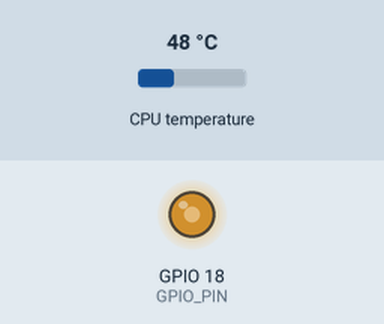
Recording of a program running on a simulated Raspberry Pi (BCM pin numbers). Parts: output pins drawn as LEDs (lit = HIGH). The test bench sets the inputs (shaded band); at power-on: CPU temperature 48 °C.

Above: at 1.2 s.
1.3 s: CPU temperature set to 42 °C
11.3 s: CPU temperature set to 39 °C
At 21.1 s:
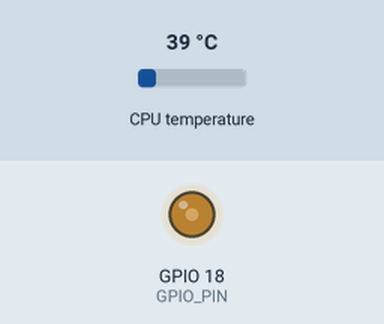
21.5 s: CPU temperature set to 58 °C
At 30.5 s:
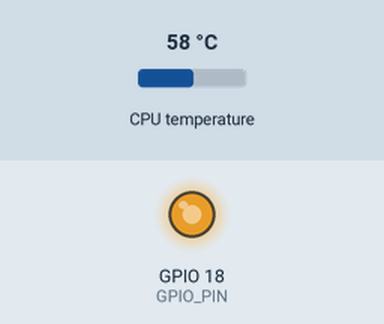
31.5 s: CPU temperature set to 52 °C
41.5 s: CPU temperature set to 49 °C
At 50.4 s:
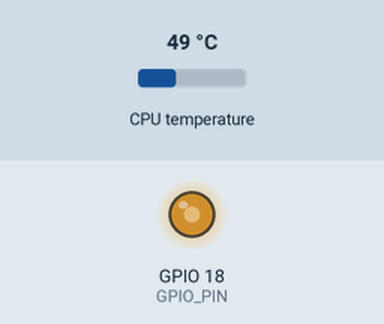
51.5 s: CPU temperature set to 31 °C
At 61.0 s:
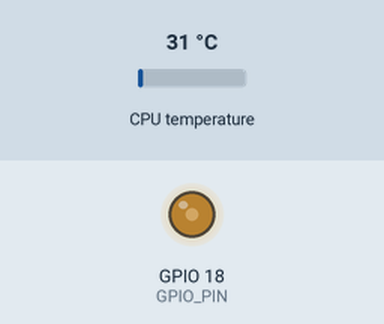
Timing chart, 0 to 62.5 s (numbered marks = the images above; inputs shaded):
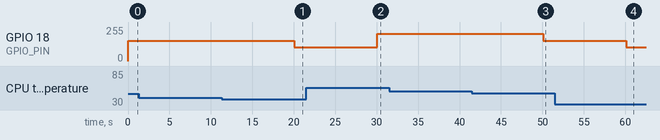

Measured:
- the behaviour switches between 41 and 40 °C on CPU temperature (found by bisection; images 0 and 1)
- the behaviour switches between 51 and 50 °C on CPU temperature (found by bisection; images 2 and 3)
- after the input at 1.3 s, every drawn part: stays the same
- after the input at 11.3 s, GPIO 18 (GPIO_PIN): 153/255 → 102/255 after 8.7 s
- after the input at 21.5 s, GPIO 18 (GPIO_PIN): 102/255 → 204/255 after 8.6 s
- after the input at 31.5 s, every drawn part: stays the same
- after the input at 41.5 s, GPIO 18 (GPIO_PIN): 204/255 → 153/255 after 8.6 s
- after the input at 51.5 s, GPIO 18 (GPIO_PIN): 153/255 → 102/255 after 8.6 s

The program:

autoFanControl.py
```python
import subprocess
import time
import RPi.GPIO as GPIO

SLEEP_INTERVAL = 10  # (seconds) How often we check the core temperature.
GPIO_PIN = 18  # Which GPIO pin you're using to control the fan.


def get_temp():
    output = subprocess.run(['vcgencmd', 'measure_temp'], capture_output=True)
    temp_str = output.stdout.decode()
    try:
        return float(temp_str.split('=')[1].split('\'')[0])
    except (IndexError, ValueError):
        return 50   # if the function didnt work, just return 50

if __name__ == '__main__':
    GPIO.cleanup()
    GPIO.setmode(GPIO.BCM)
    GPIO.setup(GPIO_PIN, GPIO.OUT)

    speed = 0
    minSpeed = 30
    maxSpeed = 100

    p = GPIO.PWM(GPIO_PIN, 50)  # frequency=50Hz
    p.start(0)

    while True:
        temp = get_temp()

        if temp > 60:
            speed = maxSpeed
        elif temp > 50:
            speed = 80
        elif temp > 40:
            speed = 60
        elif temp > 30:
            speed = 40
        else:
            speed = minSpeed

        p.ChangeDutyCycle(speed)

        time.sleep(SLEEP_INTERVAL)

    GPIO.cleanup()
```
